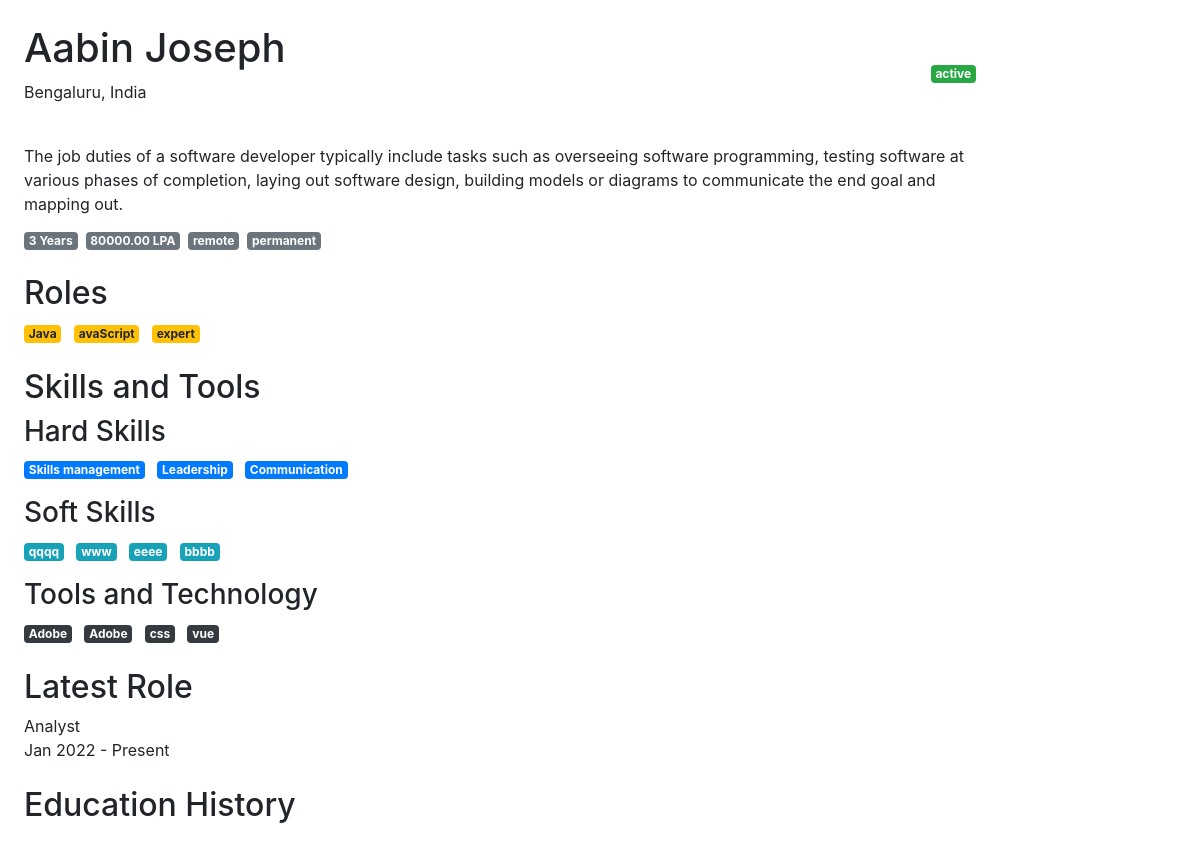
/jobIndividual/3/, run on the app's committed database.
### job/models.py (models this page shows, shortened)
class User(models.Model):
    STATUS_CHOICES = [
        ('active', 'Active'),
        ('inactive', 'Inactive'),
        ('terminated', 'Terminated'),
    ]
    username = models.CharField(max_length=150, unique=True)
    email = models.EmailField(unique=True)
    city = models.CharField(max_length=100, null=True, blank=True)
    country = models.CharField(max_length=100, null=True, blank=True)
    candidate_id = models.CharField(max_length=50, unique=True)
    status = models.CharField(max_length=10, choices=STATUS_CHOICES)
    experience_summary = models.TextField(null=True, blank=True)
    responsibilities_summary = models.TextField(null=True, blank=True)
    current_role = models.CharField(max_length=100, null=True, blank=True)
    experience_years = models.IntegerField(null=True, blank=True)
    salary = models.DecimalField(max_digits=10, decimal_places=2)
    work_mode = models.CharField(max_length=50, null=True, blank=True)
    work_type = models.CharField(max_length=50, null=True, blank=True)

class Role(models.Model):
    user = models.ForeignKey(User, related_name='roles', on_delete=models.CASCADE)
    title = models.CharField(max_length=100, null=True, blank=True)

class HardSkill(models.Model):
    user = models.ForeignKey(User, related_name='hard_skills', on_delete=models.CASCADE)
    name = models.CharField(max_length=100, null=True, blank=True)

class SoftSkill(models.Model):
    user = models.ForeignKey(User, related_name='soft_skills', on_delete=models.CASCADE)
    name = models.CharField(max_length=100, null=True, blank=True)

class ToolAndTechnology(models.Model):
    user = models.ForeignKey(User, related_name='tools_and_technologies', on_delete=models.CASCADE)
    name = models.CharField(max_length=100, null=True, blank=True)

### job/views.py (the view)
# urls.py: path('jobIndividual/<int:user_id>/', views.jobIndividual, name="jobIndividual"),
def jobIndividual(request, user_id):
    user = get_object_or_404(User, id=user_id)
    roles = Role.objects.filter(user=user)
    certifications = Certification.objects.filter(user=user)
    hardskills = HardSkill.objects.filter(user=user)
    softskills = SoftSkill.objects.filter(user=user)
    tools = ToolAndTechnology.objects.filter(user=user)
    education = Education.objects.filter(user=user)
    context = {
        'user': user,
        'roles': roles,
        'certifications': certifications,
        'hardskills': hardskills,
        'softskills': softskills,
        'tools': tools,
        'education': education,
    }
    return render(request, "candidate/copy.html", context)

### job/templates/candidate/copy.html (shortened to what this page needs)
<!DOCTYPE html>
{% load static %}
<html lang="en">
<head>
    <link rel="stylesheet" href="https://stackpath.bootstrapcdn.com/bootstrap/4.5.2/css/bootstrap.min.css">
    <link rel="stylesheet" href="{% static 'assets/candidateandjobcardsstyle.css' %}">
</head>
<body>
    <div class="container-fluid">
        <div class="row">
            <div class="col-md-10 main-content p-4">
                <header class="d-flex justify-content-between align-items-center mb-4">
                    <div class="user-info">
                        <h1>{{ user.username }}</h1>
                        <p>{{ user.city }}, {{ user.country }}</p>
                    </div>
                    <div class="status">
                        <span class="badge badge-success">{{ user.status }}</span>
                    </div>
                </header>
                <div class="summary mb-4">
                    <p>{{ user.experience_summary }}</p>
                    <div class="details d-flex">
                        <span class="badge badge-secondary mr-2">{{ user.experience_years }} Years</span>
                        <span class="badge badge-secondary mr-2">{{ user.salary }} LPA</span>
                        <span class="badge badge-secondary mr-2">{{ user.work_mode }}</span>
                        <span class="badge badge-secondary">{{ user.work_type }}</span>
                    </div>
                </div>
                <div class="roles mb-4">
                    <h2>Roles</h2>
                    <ul class="list-inline">
                        {% for r in roles %}
                            <li class="list-inline-item badge badge-warning">{{ r.title }}</li>
                        {% endfor %}
                    </ul>
                </div>
                <div class="skills mb-4">
                    <h2>Skills and Tools</h2>
                    <div class="skill-section mb-3">
                        <h3>Hard Skills</h3>
                        <ul class="list-inline">
                            {% for h in hardskills %}
                                <li class="list-inline-item badge badge-primary">{{ h.name }}</li>
                            {% endfor %}
                        </ul>
                    </div>
                    <div class="skill-section mb-3">
                        <h3>Soft Skills</h3>
                        <ul class="list-inline">
                            {% for s in softskills %}
                                <li class="list-inline-item badge badge-info">{{ s.name }}</li>
                            {% endfor %}
                        </ul>
                    </div>
                    <div class="skill-section">
                        <h3>Tools and Technology</h3>
                        <ul class="list-inline">
                            {% for t in tools %}
                                <li class="list-inline-item badge badge-dark">{{ t.name }}</li>
                            {% endfor %}
                        </ul>
                    </div>
                </div>
                <div class="latest-role mb-4">
                    <h2>Latest Role</h2>
                    <p>{{ user.current_role }}<br>Jan 2022 - Present</p>
                </div>
                <div class="education-history">
                    <h2>Education History</h2>
                </div>
            </div>
        </div>
    </div>
</body>
</html>

### data on the page
User: username "Aabin Joseph", city "Bengaluru", country "India", status "active", experience_summary "The job duties of a software developer typically include tasks such as overseeing software programming, testing software at various phases of completion, laying out software design, building models or diagrams to communicate the end goal and mapping out.", experience_years "3", salary "80000.00", work_mode "remote", work_type "permanent", current_role "Analyst"
Role: title "Java"
Role: title "avaScript"
Role: title "expert"
HardSkill: name "Skills management"
HardSkill: name "Leadership"
HardSkill: name "Communication"
SoftSkill: name "qqqq"
SoftSkill: name "www"
SoftSkill: name "eeee"
SoftSkill: name "bbbb"
ToolAndTechnology: name "Adobe"
ToolAndTechnology: name "Adobe"
ToolAndTechnology: name "css"
ToolAndTechnology: name "vue"
